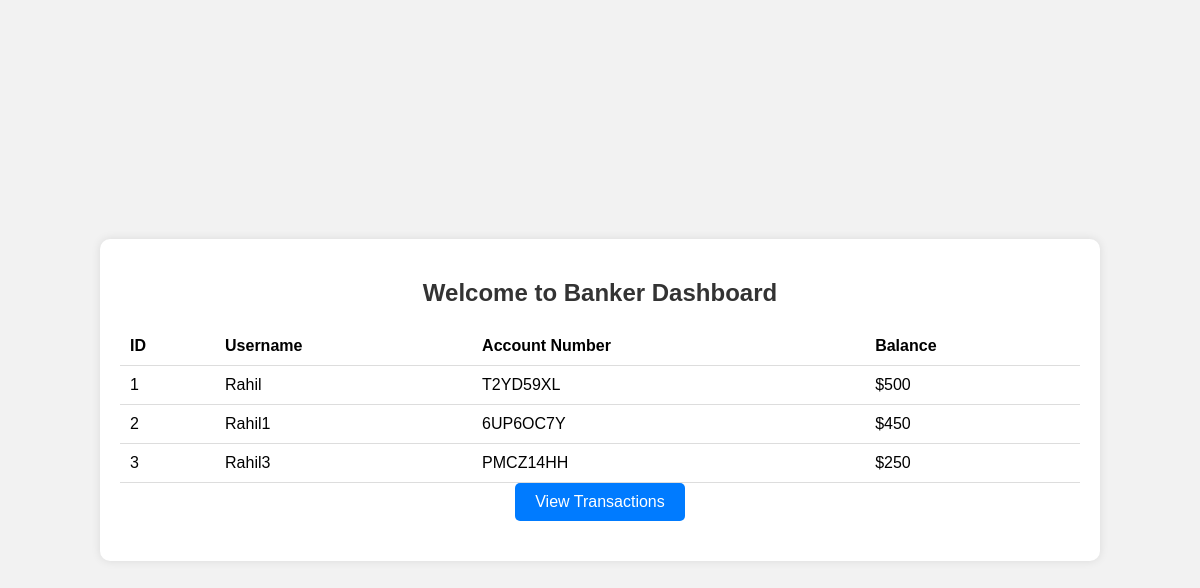
Page /banker_dashboard on the earlier database version.
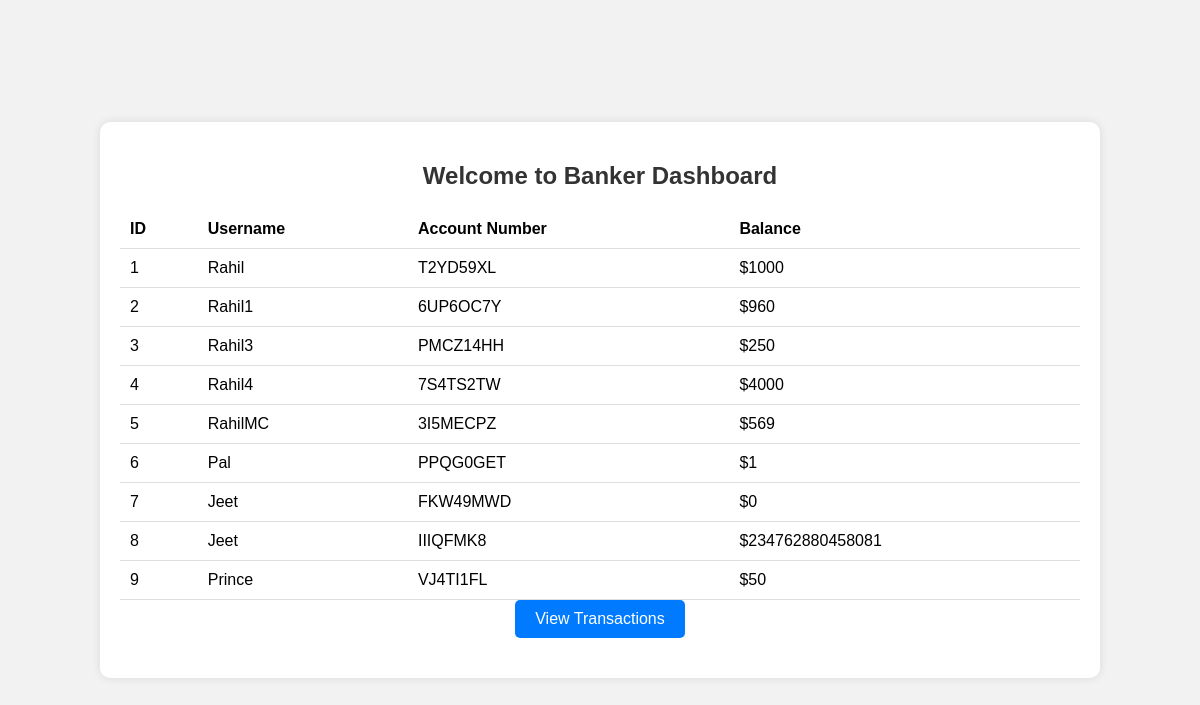
Same page on the later database version.
### tables this page shows
CREATE TABLE users(
                    id INTEGER PRIMARY KEY AUTOINCREMENT,
                    username TEXT UNIQUE NOT NULL,
                    password TEXT NOT NULL,
                    account_number TEXT UNIQUE NOT NULL,
                    balance NUMERIC DEFAULT 0);

### app.py (the view)
@app.route("/banker_dashboard")
def banker_dashboard():
    banker_id = session.get("banker_id")
    if banker_id == None:
        redirect ("/")
    users = db.execute("SELECT * FROM users")
    return render_template("banker_dashboard.html", users=users)

### templates/banker_dashboard.html (shortened to what this page needs)
<!DOCTYPE html>
<html lang="en">
<head>
</head>
<body>
    <div class="container">
        <h2>Welcome to Banker Dashboard</h2>
        <table>
            <thead>
                <tr>
                    <th>ID</th>
                    <th>Username</th>
                    <th>Account Number</th>
                    <th>Balance</th>
                </tr>
            </thead>
            <tbody>
                {% for user in users %}
                    <tr>
                        <td>{{ user.id }}</td>
                        <td>{{ user.username }}</td>
                        <td>{{ user.account_number }}</td>
                        <td>${{ user.balance }}</td>
                    </tr>
                {% endfor %}
            </tbody>
        </table>
        <form action="/view_transactions" method="get">
            <button type="submit">View Transactions</button>
        </form>
    </div>
</body>
</html>

### templates/banker_dashboard.html (style rules this page uses)
body { font-family: Arial, sans-serif; background-color: #f2f2f2; margin: 0; padding: 0; display: flex; justify-content: center; align-items: center; height: 100vh; }
.container { text-align: center; padding: 20px; border-radius: 10px; background-color: #ffffff; box-shadow: 0 0 10px rgba(0, 0, 0, 0.1); width: 80%; }
h2 { color: #333; margin-bottom: 20px; }
form { display: flex; flex-direction: column; align-items: center; margin-bottom: 10px; }
button { padding: 10px 20px; font-size: 16px; border: none; border-radius: 5px; background-color: #007bff; color: #fff; cursor: pointer; transition: background-color 0.3s; margin-bottom: 10px; }
table { width: 100%; border-collapse: collapse; margin-top: 20px; }
th, td { padding: 10px; text-align: left; border-bottom: 1px solid #ddd; }

Differences in the rows shown:
changed users "Rahil": balance "500" → "1000"
changed users "Rahil1": balance "450" → "960"
added users: id "4", username "Rahil4", account_number "7S4TS2TW", balance "4000"
added users: id "5", username "RahilMC", account_number "3I5MECPZ", balance "569"
added users: id "6", username "Pal", account_number "PPQG0GET", balance "1"
added users: id "7", username "Jeet", account_number "FKW49MWD", balance "0"
added users: id "8", username "Jeet", account_number "IIIQFMK8", balance "234762880458081"
added users: id "9", username "Prince", account_number "VJ4TI1FL", balance "50"
